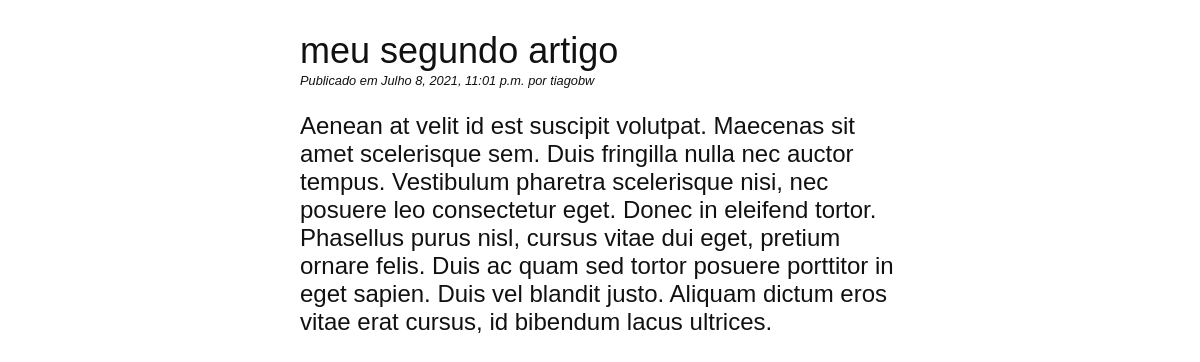
/blog/meu-segundo-artigo/, run on the app's committed database.
### blogapp/models.py (models this page shows, shortened)
class Post(models.Model):
    title = models.CharField(max_length=255)
    slug = models.SlugField(max_length=255, unique=True)
    author = models.ForeignKey(User, on_delete=models.CASCADE)  # User é do próprio Django
    body = models.TextField()
    created = models.DateTimeField(auto_now_add=True)  # cria automaticamente o horário do post
    updated = models.DateTimeField(auto_now=True)  # atualiza automaticamente quando post for modificado
    class Meta:
        ordering = ('-created',)

### blogapp/views.py (the view)
# urls.py: path("<slug:slug>/", views.PostDetailView.as_view(), name='detail'),
class PostDetailView(DetailView):
    model = Post

### blogapp/templates/blogapp/post_detail.html (shortened to what this page needs)
{% extends "blogapp/base.html" %}
{% block content %}
    <div>
        <h2>
            {{ post.title }}
        </h2>
        <p class="date">
            Publicado em {{ post.created }} por {{ post.author }}
        </p>
        {{ post.body|linebreaks }}
    </div>
{% endblock %}

### blogapp/static/css/blog.css (style rules this page uses)
body { margin: 0 25%; font-family: sans-serif; font-size: 1.5rem; color: #111111; }
h2 { font-weight: normal; margin-bottom: 1px; }
p.date { font-size: 0.8rem; font-style: italic; margin-top: 1px; }

### data on the page
Post: title "meu segundo artigo", created "Julho 8, 2021, 11:01 p.m.", author "tiagobw", body "Aenean at velit id est suscipit volutpat. Maecenas sit amet scelerisque sem. Duis fringilla nulla nec auctor tempus. Vestibulum pharetra scelerisque nisi, nec posuere leo consectetur eget. Donec in eleifend tortor. Phasellus purus nisl, cursus vitae dui eget, pretium ornare felis. Duis ac quam sed tortor posuere porttitor in eget sapien. Duis vel blandit justo. Aliquam dictum eros vitae erat cursus, id bibendum lacus ultrices."
